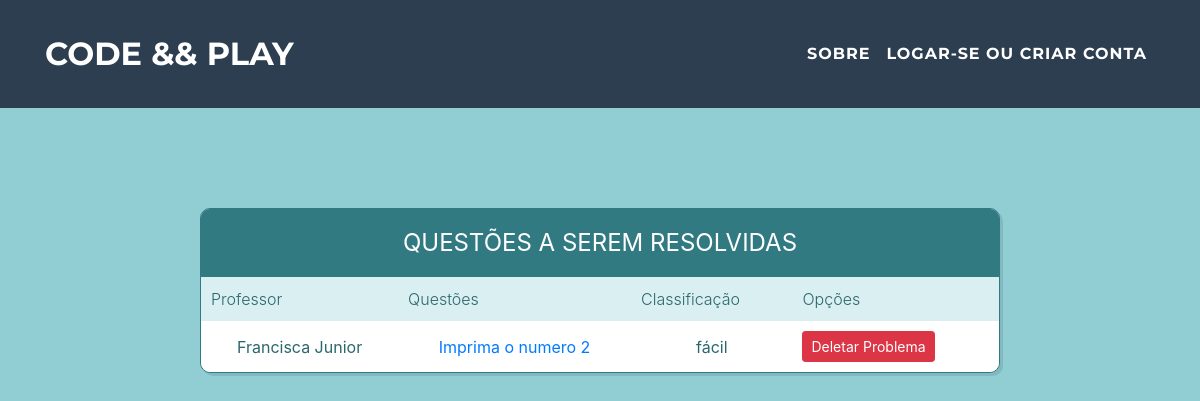
The page /professor/listarProblemas.php (signed in) on the database its author committed.
### tables this page shows
create table Problema (
id int AUTO_INCREMENT,
desc_Problema text(10000),
id_Professor int,
assunto varchar(100),
classificacao varchar(10),
data_Alteracao timestamp default current_timestamp,
primary key(id),
foreign key (id_Professor) references Professor(id)
);

create table Professor (
id int AUTO_INCREMENT,
matricula varchar(20),
nome varchar(50),
email varchar(40),
senha varchar(100),
situacao tinyint(1),
data_Alteracao timestamp default current_timestamp,
primary key(id)
);

### src/professor/listarProblemas.php (the view, shortened to what this page needs)
<!DOCTYPE html>
<html lang="pt" >
<head>
  <link rel="stylesheet" href="https://cdnjs.cloudflare.com/ajax/libs/normalize/5.0.0/normalize.min.css">
</head>
<body>
  <?php
    require ($_SERVER["DOCUMENT_ROOT"].'/imports.php');
   ?>
<br><br><br><br><br>
  <div class="table-users">
   <div class="header">Questões a serem resolvidas</div>
      <table cellspacing="0">
      <tr>
         <th>Professor</th>
         <th>Questões</th>
         <th>Classificação</th>
         <th>Opções</th>
      </tr>
   <?php
  require ($_SERVER["DOCUMENT_ROOT"].'/conexao.php');
   $resultado = $conexao->prepare("select proble.id, profe.nome, proble.desc_Problema, proble.classificacao from Professor as profe right join Problema as proble on profe.id = proble.id_Professor where profe.id = ? limit 100");
   $resultado->bindValue(1, $_SESSION["id"]);
   $resultado->execute();
  foreach($resultado as $linha){
?>
      <tr>
         <td><?=$linha['nome'];?></td>
         <td><a href=''><?=$linha['desc_Problema'];?></a></td>
         <td><?=$linha['classificacao'];?></td>
         <td>
           <form action="/professor/deletarProblema.php" action="GET">
             <button type="submit" class="btn btn-sm btn-danger"> Deletar Problema </button>
           </form>
         </td>
      <?php
          }
      ?>
      </tr>
   </table>
</div>
</body>
</html>

### src/css/style.css (style rules this page uses)
body { background-color: #91ced4; }
.header { background-color: #327a81; color: white; font-size: 1.5em; padding: 1rem; text-align: center; text-transform: uppercase; }
.table-users { border: 1px solid #327a81; border-radius: 10px; -webkit-box-shadow: 3px 3px 0 rgba(0, 0, 0, 0.1); box-shadow: 3px 3px 0 rgba(0, 0, 0, 0.1); max-width: calc(100% - 2em); margin: 1em auto; overflow: hidden; width: 800px; }
table { width: 100%; }
table td, table th { color: #2b686e; padding: 10px; }
table td { text-align: center; vertical-align: middle; }
table td:last-child { font-size: 0.95em; line-height: 1.4; text-align: left; }
table th { background-color: #daeff1; font-weight: 300; }
table tr:nth-child(2n) { background-color: white; }
table tr:nth-child(2n+1) { background-color: #edf7f8; }

### rows shown on the page
problema: id_Professor.nome "Francisca Junior", desc_Problema "Imprima o numero 2", classificacao "fácil"
